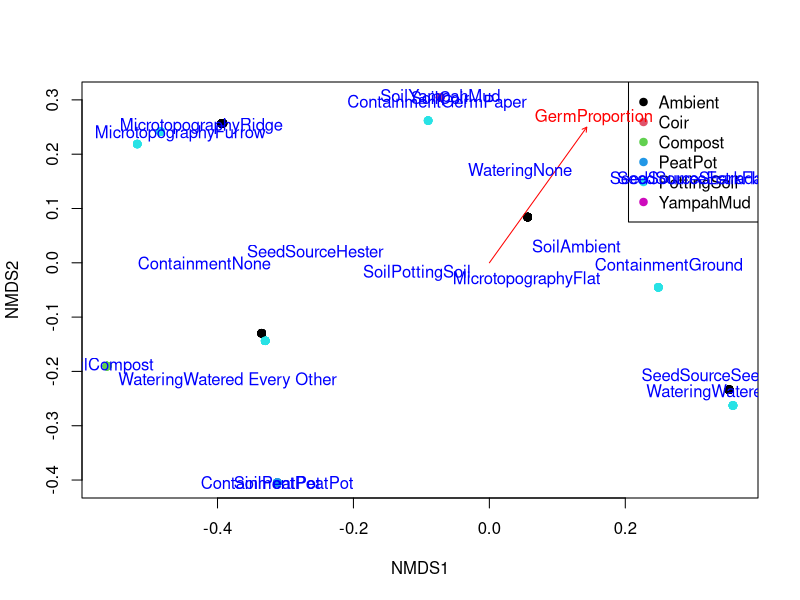

Generate this figure with R:
library(tidyverse)
library(vegan)
library(cluster)

dat <- read.csv("CompleteSheet.csv")

###########################
# CHECK VARIABLES
###########################

str(dat)

###########################
# CLEAN RESPONSE VARIABLE
###########################

dat$GermProportion <- as.numeric(
  as.character(dat$GermProportion)
)

###########################
# SELECT VARIABLES
###########################

env <- dat %>%
  select(
    Soil,
    Containment,
    Watering,
    Microtopography,
    SeedSource,
    SoilOrganicMatter,
    SoilBulkDensity,
    SoilVWaterContent,
    Elevation,
    MonthPrecipitation
  )

###########################
# CONVERT CATEGORICALS
###########################

env <- env %>%
  mutate(
    Soil = factor(Soil),
    Containment = factor(Containment),
    Watering = factor(Watering),
    Microtopography = factor(Microtopography),
    SeedSource = factor(SeedSource)
  )

###########################
# REMOVE BAD ROWS
###########################

keep <- complete.cases(env) &
  !is.na(dat$GermProportion)

env <- env[keep, ]
dat <- dat[keep, ]

env <- dat %>%
  select(
    Soil,
    Containment,
    Watering,
    Microtopography,
    SeedSource
  )

cat("Rows remaining:", nrow(env), "\n")

###########################
# CHECK FOR PROBLEMS
###########################

sum(is.na(env))
sum(is.na(dat$GermProportion))

env <- env %>%
  mutate(across(where(is.character), as.factor))

###########################
# GOWER DISTANCE
###########################

gower_dist <- daisy(
  env,
  metric = "gower"
)

###########################
# NMDS
###########################

nmds <- metaMDS(
  gower_dist,
  k = 2,
  trymax = 500
)

cat("Stress =", nmds$stress, "\n")

###########################
# PLOT NMDS
###########################

scores_df <- as.data.frame(scores(nmds))

plot(
  scores_df$NMDS1,
  scores_df$NMDS2,
  pch = 19,
  col = as.factor(dat$Soil),
  xlab = "NMDS1",
  ylab = "NMDS2"
)

legend(
  "topright",
  legend = levels(as.factor(dat$Soil)),
  col = 1:length(levels(as.factor(dat$Soil))),
  pch = 19
)

###########################
# FIT GERMINATION
###########################

fit <- envfit(
  nmds,
  dat["GermProportion"],
  permutations = 999
)

fit

plot(
  fit,
  col = "red"
)

###########################
# FIT ENVIRONMENTAL VARIABLES
###########################

fit_all <- envfit(
  nmds,
  env,
  permutations = 999
)

fit_all

plot(
  fit_all,
  col = "blue"
)
